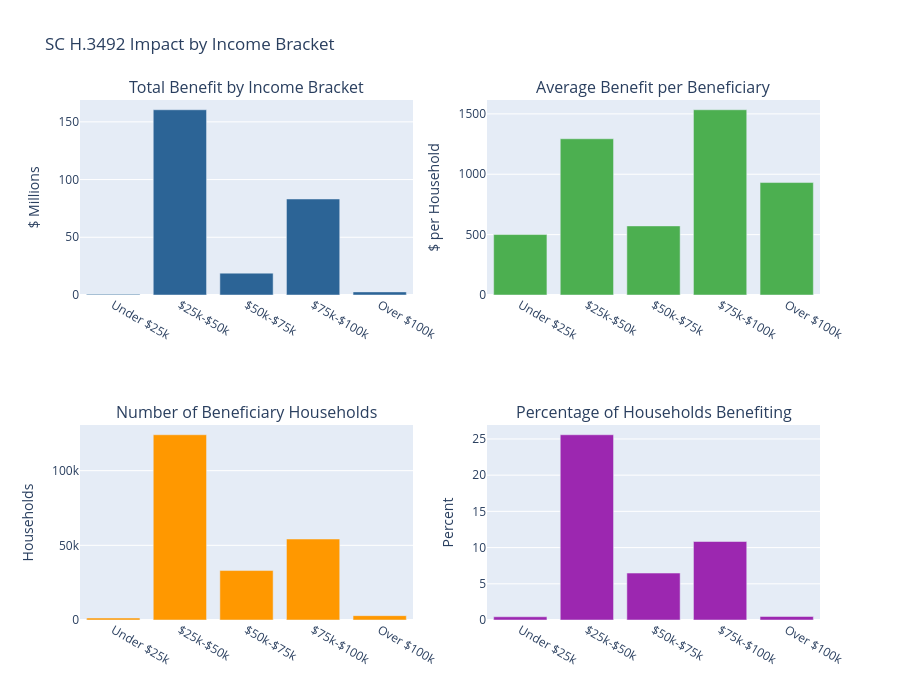

Here is the notebook cell this chart was saved with:
### Markdown cell above
## 9. Visualization: Impact by Income Bracket

### Code cell
# Prepare data for visualization
viz_data = []
for lower, upper, label in brackets:
    bracket_mask = (household_income >= lower) & (household_income < upper) & sc_filter
    hh_count = household_weight[bracket_mask].sum()
    bracket_benefit = (income_change[bracket_mask] * household_weight[bracket_mask]).sum()
    beneficiary_bracket = (income_change > 0.5) & bracket_mask
    beneficiary_count = household_weight[beneficiary_bracket].sum()
    avg_benefit = bracket_benefit / beneficiary_count if beneficiary_count > 0 else 0
    
    viz_data.append({
        "bracket": label,
        "total_benefit_millions": bracket_benefit / 1e6,
        "avg_benefit": avg_benefit,
        "beneficiaries": beneficiary_count,
        "pct_benefiting": beneficiary_count / hh_count * 100 if hh_count > 0 else 0
    })

viz_df = pd.DataFrame(viz_data)

# Create subplot figure
fig = make_subplots(
    rows=2, cols=2,
    subplot_titles=(
        'Total Benefit by Income Bracket',
        'Average Benefit per Beneficiary',
        'Number of Beneficiary Households',
        'Percentage of Households Benefiting'
    )
)

# Total benefit
fig.add_trace(
    go.Bar(x=viz_df['bracket'], y=viz_df['total_benefit_millions'],
           marker_color='#2C6496', name='Total Benefit'),
    row=1, col=1
)

# Average benefit
fig.add_trace(
    go.Bar(x=viz_df['bracket'], y=viz_df['avg_benefit'],
           marker_color='#4CAF50', name='Avg Benefit'),
    row=1, col=2
)

# Beneficiaries
fig.add_trace(
    go.Bar(x=viz_df['bracket'], y=viz_df['beneficiaries'],
           marker_color='#FF9800', name='Beneficiaries'),
    row=2, col=1
)

# Percent benefiting
fig.add_trace(
    go.Bar(x=viz_df['bracket'], y=viz_df['pct_benefiting'],
           marker_color='#9C27B0', name='% Benefiting'),
    row=2, col=2
)

# Update layout
fig.update_layout(
    height=700,
    showlegend=False,
    title_text="SC H.3492 Impact by Income Bracket"
)

fig.update_yaxes(title_text="$ Millions", row=1, col=1)
fig.update_yaxes(title_text="$ per Household", row=1, col=2)
fig.update_yaxes(title_text="Households", row=2, col=1)
fig.update_yaxes(title_text="Percent", row=2, col=2)

fig.show()

### Figure 1 — Plotly figure (JSON) as saved in the notebook; plotly's stock layout.template omitted (floating-point values rounded to 4 significant figures)
{"data": [{"marker": {"color": "#2C6496"}, "name": "Total Benefit", "type": "bar", "x": ["Under $25k", "$25k-$50k", "$50k-$75k", "$75k-$100k", "Over $100k"], "xaxis": "x", "y": [0.6544, 160.5, 18.94, 83.17, 2.699], "yaxis": "y"}, {"marker": {"color": "#4CAF50"}, "name": "Avg Benefit", "type": "bar", "x": ["Under $25k", "$25k-$50k", "$50k-$75k", "$75k-$100k", "Over $100k"], "xaxis": "x2", "y": [500.7, 1294.0, 572.1, 1534.0, 931.1], "yaxis": "y2"}, {"marker": {"color": "#FF9800"}, "name": "Beneficiaries", "type": "bar", "x": ["Under $25k", "$25k-$50k", "$50k-$75k", "$75k-$100k", "Over $100k"], "xaxis": "x3", "y": [1307.0, 124000.0, 33110.0, 54220.0, 2899.0], "yaxis": "y3"}, {"marker": {"color": "#9C27B0"}, "name": "% Benefiting", "type": "bar", "x": ["Under $25k", "$25k-$50k", "$50k-$75k", "$75k-$100k", "Over $100k"], "xaxis": "x4", "y": [0.4467, 25.58, 6.48, 10.84, 0.486], "yaxis": "y4"}], "layout": {"annotations": [{"font": {"size": 16}, "showarrow": false, "text": "Total Benefit by Income Bracket", "x": 0.225, "xanchor": "center", "xref": "paper", "y": 1, "yanchor": "bottom", "yref": "paper"}, {"font": {"size": 16}, "showarrow": false, "text": "Average Benefit per Beneficiary", "x": 0.775, "xanchor": "center", "xref": "paper", "y": 1, "yanchor": "bottom", "yref": "paper"}, {"font": {"size": 16}, "showarrow": false, "text": "Number of Beneficiary Households", "x": 0.225, "xanchor": "center", "xref": "paper", "y": 0.375, "yanchor": "bottom", "yref": "paper"}, {"font": {"size": 16}, "showarrow": false, "text": "Percentage of Households Benefiting", "x": 0.775, "xanchor": "center", "xref": "paper", "y": 0.375, "yanchor": "bottom", "yref": "paper"}], "height": 700, "showlegend": false, "title": {"text": "SC H.3492 Impact by Income Bracket"}, "xaxis": {"anchor": "y", "domain": [0, 0.45]}, "xaxis2": {"anchor": "y2", "domain": [0.55, 1]}, "xaxis3": {"anchor": "y3", "domain": [0, 0.45]}, "xaxis4": {"anchor": "y4", "domain": [0.55, 1]}, "yaxis": {"anchor": "x", "domain": [0.625, 1], "title": {"text": "$ Millions"}}, "yaxis2": {"anchor": "x2", "domain": [0.625, 1], "title": {"text": "$ per Household"}}, "yaxis3": {"anchor": "x3", "domain": [0, 0.375], "title": {"text": "Households"}}, "yaxis4": {"anchor": "x4", "domain": [0, 0.375], "title": {"text": "Percent"}}}}
